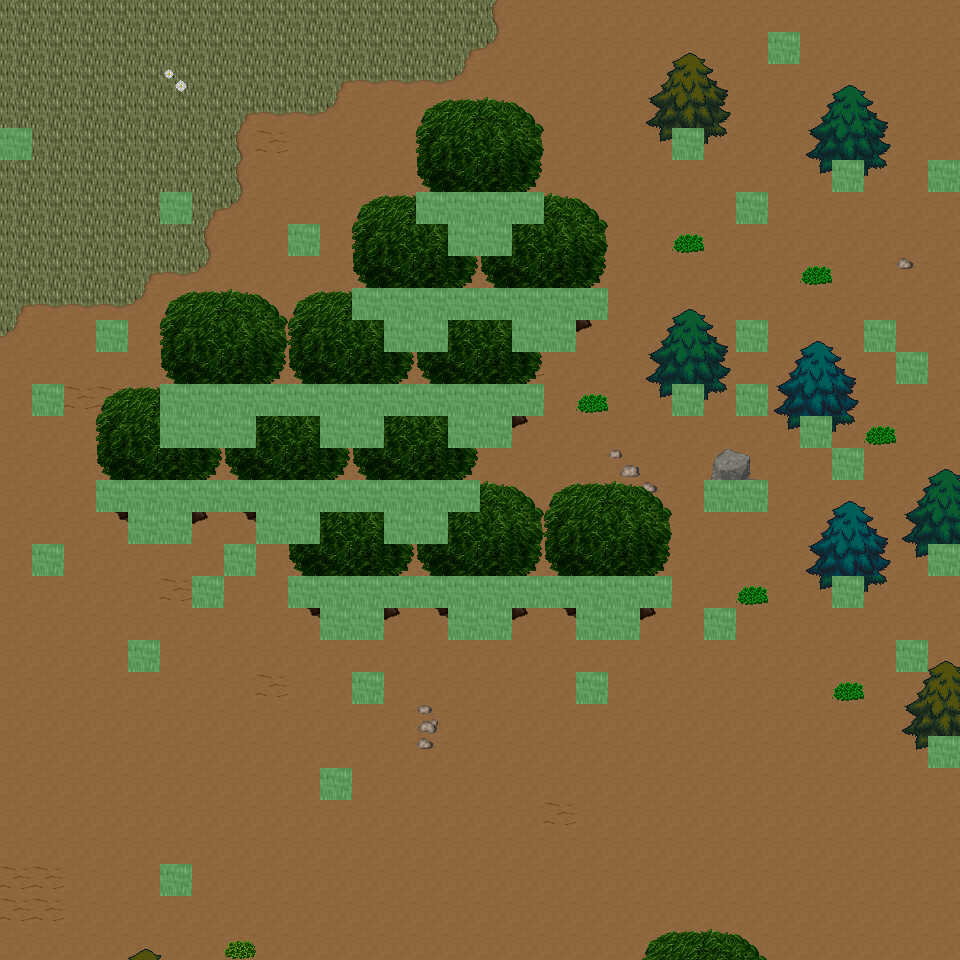

A 2D game scene composited from a Tiled map and its tileset images. What follows is a short description and the map's XML, with each tile layer's data collapsed to a summary:
An orthogonal 30x30 tile map with 32x32 px tiles, 6 tile layers (Ground, Object, Object2, Above, ...), 25 tilesets and 7 objects (7x mapExit).

<map version="1.0" orientation="orthogonal" renderorder="right-down" width="30" height="30" tilewidth="32" tileheight="32" nextobjectid="8">
  <tileset firstgid="1" name="tileset_ground_ground" tilewidth="32" tileheight="32" tilecount="33" columns="3">
    <image source="../drawable/tileset_ground_ground.png" width="96" height="352" />
  </tileset>
  <tileset firstgid="34" name="tileset_ground_grass_edges" tilewidth="32" tileheight="32" tilecount="36" columns="12">
    <image source="../drawable/tileset_ground_grass_edges.png" width="384" height="96" />
  </tileset>
  <tileset firstgid="70" name="tileset_ground_ridge_earth_dark" tilewidth="32" tileheight="32" tilecount="96" columns="12">
    <image source="../drawable/tileset_ground_ridge_earth_dark.png" width="384" height="256" />
  </tileset>
  <tileset firstgid="166" name="tileset_plant_flower_daisy_white" tilewidth="32" tileheight="32" tilecount="8" columns="2">
    <image source="../drawable/tileset_plant_flower_daisy_white.png" width="64" height="128" />
  </tileset>
  <tileset firstgid="174" name="tileset_plant_grasses" tilewidth="32" tileheight="32" tilecount="6" columns="3">
    <image source="../drawable/tileset_plant_grasses.png" width="96" height="64" />
  </tileset>
  <tileset firstgid="180" name="tileset_ground_rock_pebbles" tilewidth="32" tileheight="32" tilecount="3" columns="1">
    <image source="../drawable/tileset_ground_rock_pebbles.png" width="32" height="96" />
  </tileset>
  <tileset firstgid="183" name="tileset_plant_flower_daisy_blue" tilewidth="32" tileheight="32" tilecount="8" columns="2">
    <image source="../drawable/tileset_plant_flower_daisy_blue.png" width="64" height="128" />
  </tileset>
  <tileset firstgid="191" name="tileset_ground_ladder_vertical_dark" tilewidth="32" tileheight="32" tilecount="3" columns="3">
    <image source="../drawable/tileset_ground_ladder_vertical_dark.png" width="96" height="32" />
  </tileset>
  <tileset firstgid="194" name="tileset_item_corpse_huge_animal" tilewidth="32" tileheight="32" tilecount="16" columns="2">
    <image source="../drawable/tileset_item_corpse_huge_animal.png" width="64" height="256" />
  </tileset>
  <tileset firstgid="210" name="tileset_ground_ladder_steps" tilewidth="32" tileheight="32" tilecount="6" columns="3">
    <image source="../drawable/tileset_ground_ladder_steps.png" width="96" height="64" />
  </tileset>
  <tileset firstgid="216" name="tileset_logic_creature_rodent" tilewidth="32" tileheight="32" tilecount="8" columns="8">
    <image source="../drawable/tileset_logic_creature_rodent.png" width="256" height="32" />
  </tileset>
  <tileset firstgid="224" name="tileset_logic_creature_animal" tilewidth="32" tileheight="32" tilecount="32" columns="8">
    <image source="../drawable/tileset_logic_creature_animal.png" width="256" height="128" />
  </tileset>
  <tileset firstgid="256" name="tileset_logic_portal" tilewidth="32" tileheight="32" tilecount="24" columns="8">
    <image source="../drawable/tileset_logic_portal.png" width="256" height="96" />
  </tileset>
  <tileset firstgid="280" name="tileset_logic_creature_orc" tilewidth="32" tileheight="32" tilecount="5" columns="5">
    <image source="../drawable/tileset_logic_creature_orc.png" width="192" height="32" />
  </tileset>
  <tileset firstgid="285" name="tileset_logic_collision" tilewidth="32" tileheight="32" tilecount="1" columns="1">
    <image source="../drawable/tileset_logic_collision.png" width="32" height="32" />
  </tileset>
  <tileset firstgid="286" name="tileset_ground_green_paving" tilewidth="32" tileheight="32" tilecount="18" columns="3">
    <image source="../drawable/tileset_ground_green_paving.png" width="96" height="192" />
  </tileset>
  <tileset firstgid="304" name="tileset_logic_protection" tilewidth="32" tileheight="32" tilecount="2" columns="2">
    <image source="../drawable/tileset_logic_protection.png" width="64" height="32" />
  </tileset>
  <tileset firstgid="306" name="tileset_ground_earth_edges" tilewidth="32" tileheight="32" tilecount="18" columns="6">
    <image source="../drawable/tileset_ground_earth_edges.png" width="192" height="96" />
  </tileset>
  <tileset firstgid="324" name="tileset_ground_grass_corners" tilewidth="32" tileheight="32" tilecount="24" columns="6">
    <image source="../drawable/tileset_ground_grass_corners.png" width="192" height="128" />
  </tileset>
  <tileset firstgid="348" name="tileset_plant_tree_tree_darkgreen" tilewidth="32" tileheight="32" tilecount="88" columns="8">
    <image source="../drawable/tileset_plant_tree_tree_darkgreen.png" width="256" height="352" />
  </tileset>
  <tileset firstgid="436" name="tileset_plant_tree_evergreen" tilewidth="32" tileheight="32" tilecount="36" columns="3">
    <image source="../drawable/tileset_plant_tree_evergreen.png" width="96" height="384" />
  </tileset>
  <tileset firstgid="472" name="tileset_building_decoration_rocks" tilewidth="32" tileheight="32" tilecount="6" columns="3">
    <image source="../drawable/tileset_building_decoration_rocks.png" width="96" height="64" />
  </tileset>
  <tileset firstgid="478" name="tileset_plant_bush_bushes" tilewidth="32" tileheight="32" tilecount="10" columns="5">
    <image source="../drawable/tileset_plant_bush_bushes.png" width="160" height="64" />
  </tileset>
  <tileset firstgid="488" name="tileset_plant_bush_various_small" tilewidth="32" tileheight="32" tilecount="9" columns="3">
    <image source="../drawable/tileset_plant_bush_various_small.png" width="96" height="96" />
  </tileset>
  <tileset firstgid="497" name="tileset_ground_dry_grass" tilewidth="32" tileheight="32" tilecount="54" columns="9">
    <image source="../drawable/tileset_ground_dry_grass.png" width="288" height="192" />
  </tileset>
  <layer name="Ground" width="30" height="30">
    <data>[900 cells, 900 non-empty, 2 distinct tile ids]</data>
  </layer>
  <layer name="Object" width="30" height="30">
    <data>[900 cells, 154 non-empty, 25 distinct tile ids]</data>
  </layer>
  <layer name="Object2" width="30" height="30">
    <data>[900 cells, 4 non-empty, 2 distinct tile ids]</data>
  </layer>
  <layer name="Above" width="30" height="30">
    <data>[900 cells, 194 non-empty, 44 distinct tile ids]</data>
  </layer>
  <layer name="Above2" width="30" height="30">
    <data>[900 cells, 44 non-empty, 4 distinct tile ids]</data>
  </layer>
  <layer name="Walkable" width="30" height="30">
    <data>[900 cells, 105 non-empty, 1 distinct tile ids]</data>
  </layer>
  <objectgroup name="MapEvents">
    <object id="1" name="south" type="mapExit" x="0" y="928" width="960" height="32">
      <properties>
        <property name="map" value="level_0_x173_y26" />
        <property name="x" value="0" />
        <property name="y" value="1" />
      </properties>
    </object>
    <object id="2" name="west" type="mapExit" x="0" y="0" width="32" height="128">
      <properties>
        <property name="map" value="level_0_x172_y25" />
        <property name="x" value="28" />
        <property name="y" value="0" />
      </properties>
    </object>
    <object id="3" name="west2" type="mapExit" x="0" y="160" width="32" height="800">
      <properties>
        <property name="map" value="level_0_x172_y25" />
        <property name="x" value="28" />
        <property name="y" value="5" />
      </properties>
    </object>
    <object id="4" name="east" type="mapExit" x="928" y="0" width="32" height="160">
      <properties>
        <property name="map" value="level_0_x174_y25" />
        <property name="x" value="1" />
        <property name="y" value="0" />
      </properties>
    </object>
    </objectgroup>
</map>
<!-- 3 of 7 objects omitted -->
